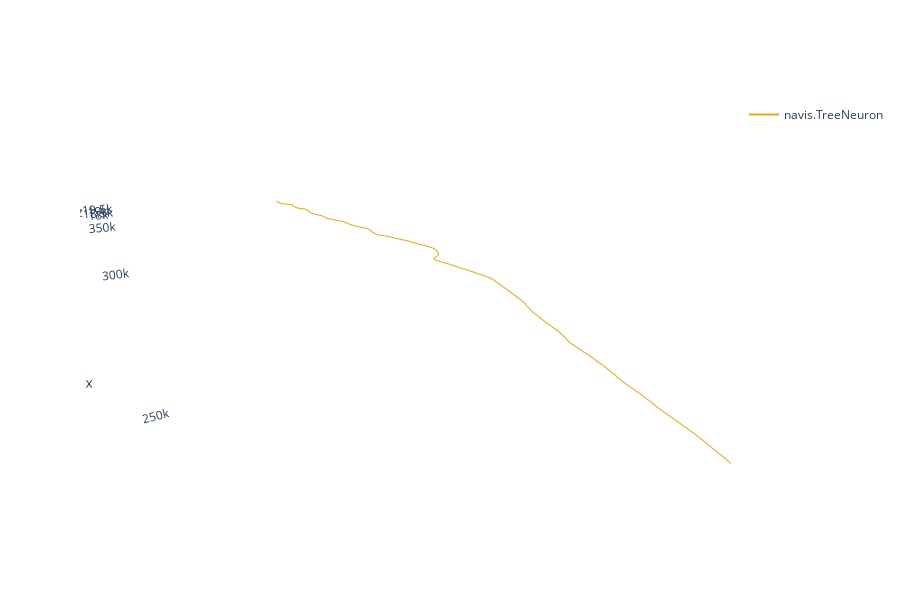

Write notebook code for a chart like this one.
### Code cell
# smooth the skeleton
skel_seg1_sm = navis.smooth_skeleton(skel_seg1, window=10, to_smooth=['x', 'y', 'z'])
fig = skel_seg1_sm.plot3d(backend='plotly', connectors=False)

### Figure 1 — Plotly figure (JSON) as saved in the notebook; plotly's stock layout.template omitted (floating-point values rounded to 4 significant figures; data arrays with more than 128 entries replaced by an {"elided": "..."} marker saying what was removed)
{"data": [{"hoverinfo": "none", "hovertext": " ", "legendgroup": "f9c8c258-9047-486e-be77-880ee66ffdda", "line": {"color": "rgb(242.0,165.0,10.0)", "width": 2}, "mode": "lines", "name": "navis.TreeNeuron", "showlegend": true, "type": "scatter3d", "x": {"elided": "709 float values"}, "y": {"elided": "709 float values"}, "z": {"elided": "709 float values"}}, {"color": "rgb(242.0,165.0,10.0)", "hoverinfo": "name", "i": {"elided": "320 int values"}, "j": {"elided": "320 int values"}, "k": {"elided": "320 int values"}, "legendgroup": "f9c8c258-9047-486e-be77-880ee66ffdda", "showlegend": false, "type": "mesh3d", "x": {"elided": "162 float values"}, "y": {"elided": "162 float values"}, "z": {"elided": "162 float values"}}], "layout": {"autosize": true, "height": 600, "paper_bgcolor": "rgba(0,0,0,0)", "plot_bgcolor": "rgba(0,0,0,0)", "scene": {"aspectmode": "data", "aspectratio": {"x": 1, "y": 1, "z": 1}, "camera": {"eye": {"x": -1.743, "y": 1.071, "z": 0.71}, "up": {"x": 0, "y": 0, "z": 1}}, "xaxis": {"backgroundcolor": "rgb(240, 240, 240)", "gridcolor": "rgb(255, 255, 255)", "showbackground": false, "showgrid": false, "showline": false, "zerolinecolor": "rgb(255, 255, 255)"}, "yaxis": {"backgroundcolor": "rgb(240, 240, 240)", "gridcolor": "rgb(255, 255, 255)", "showbackground": false, "showgrid": false, "showline": false, "zerolinecolor": "rgb(255, 255, 255)"}, "zaxis": {"backgroundcolor": "rgb(240, 240, 240)", "gridcolor": "rgb(255, 255, 255)", "showbackground": false, "showgrid": false, "showline": false, "zerolinecolor": "rgb(255, 255, 255)"}}}}
